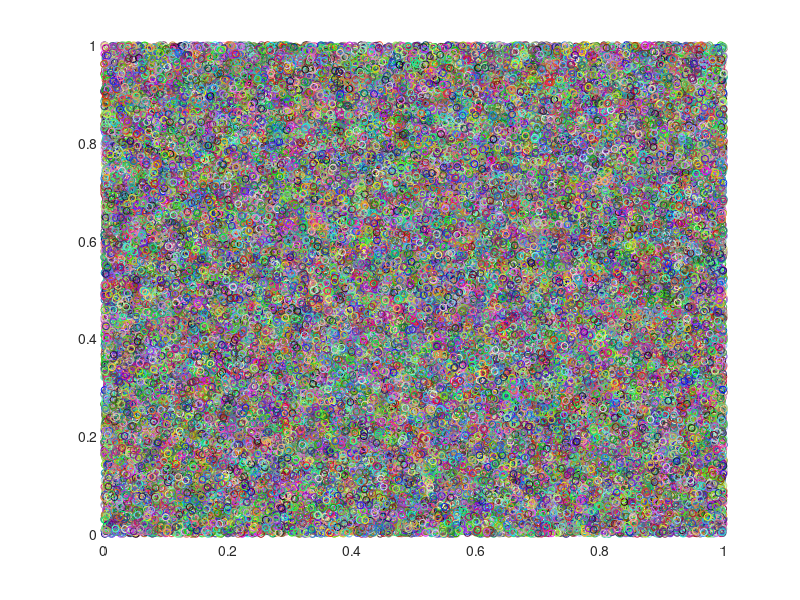

Write MATLAB code to recreate this figure.
%=============================================================================
% Copyright (c) 2016-present Allan CORNET (Nelson)
%=============================================================================
% This file is part of Nelson.
%=============================================================================
% LICENCE_BLOCK_BEGIN
% SPDX-License-Identifier: LGPL-3.0-or-later
% LICENCE_BLOCK_END
%=============================================================================
% <--ADV-CLI MODE-->
% <--INDEX 64 BIT REQUIRED-->
%=============================================================================
rng('default') % For reproducibility
f = figure();
n = 100000; x = rand(n, 1); y = rand(n, 1); c = rand(n, 3);
tic();
scatter(x,y,25,c);
toc();
%=============================================================================
